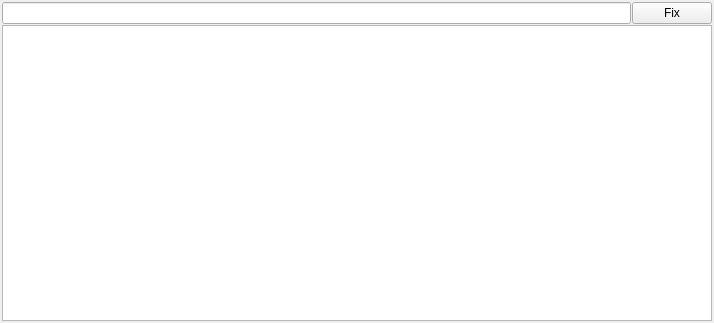
<?xml version="1.0" encoding="UTF-8"?>
<ui version="4.0">
 <class>MemoForm</class>
 <widget class="QWidget" name="MemoForm">
  <property name="geometry">
   <rect>
    <x>0</x>
    <y>0</y>
    <width>714</width>
    <height>323</height>
   </rect>
  </property>
  <property name="windowTitle">
   <string>Form</string>
  </property>
  <layout class="QGridLayout" name="gridLayout">
   <property name="leftMargin">
    <number>2</number>
   </property>
   <property name="topMargin">
    <number>2</number>
   </property>
   <property name="rightMargin">
    <number>2</number>
   </property>
   <property name="bottomMargin">
    <number>2</number>
   </property>
   <property name="spacing">
    <number>1</number>
   </property>
   <item row="0" column="0">
    <widget class="QLineEdit" name="linePath">
     <property name="focusPolicy">
      <enum>Qt::NoFocus</enum>
     </property>
     <property name="readOnly">
      <bool>true</bool>
     </property>
    </widget>
   </item>
   <item row="0" column="1">
    <widget class="QPushButton" name="pushFix">
     <property name="text">
      <string>Fix</string>
     </property>
    </widget>
   </item>
   <item row="1" column="0" colspan="2">
    <widget class="NoteEdit" name="noteEdit"/>
   </item>
  </layout>
 </widget>
 <customwidgets>
  <customwidget>
   <class>NoteEdit</class>
   <extends>QTextEdit</extends>
   <header>../src/gui/editor/noteedit.h</header>
  </customwidget>
 </customwidgets>
 <resources/>
 <connections/>
</ui>
